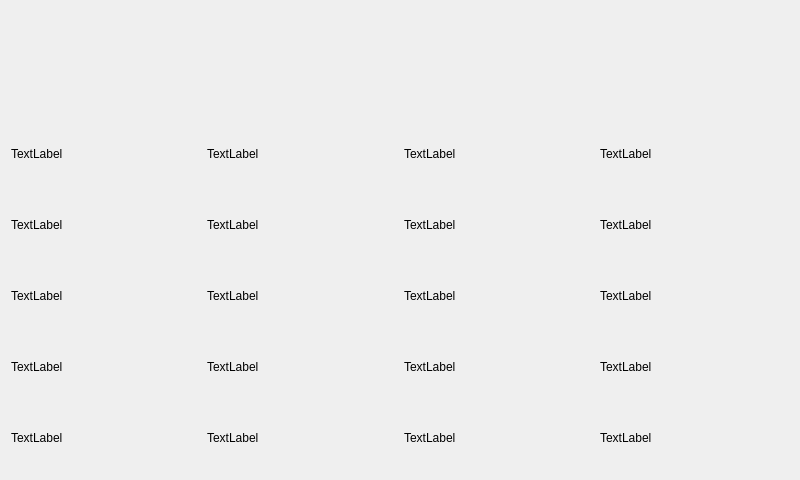
<?xml version="1.0" encoding="UTF-8"?>
<ui version="4.0">
 <class>MainWindow</class>
 <widget class="QMainWindow" name="MainWindow">
  <property name="geometry">
   <rect>
    <x>0</x>
    <y>0</y>
    <width>800</width>
    <height>480</height>
   </rect>
  </property>
  <property name="sizePolicy">
   <sizepolicy hsizetype="Fixed" vsizetype="Fixed">
    <horstretch>0</horstretch>
    <verstretch>0</verstretch>
   </sizepolicy>
  </property>
  <property name="minimumSize">
   <size>
    <width>800</width>
    <height>480</height>
   </size>
  </property>
  <property name="maximumSize">
   <size>
    <width>800</width>
    <height>480</height>
   </size>
  </property>
  <property name="windowTitle">
   <string>MainWindow</string>
  </property>
  <property name="styleSheet">
   <string notr="true">background-color: &quot;#fff&quot;</string>
  </property>
  <widget class="QWidget" name="centralWidget">
   <widget class="QWidget" name="">
    <property name="geometry">
     <rect>
      <x>0</x>
      <y>110</y>
      <width>801</width>
      <height>371</height>
     </rect>
    </property>
    <layout class="QHBoxLayout" name="horizontalLayout_2">
     <item>
      <layout class="QVBoxLayout" name="verticalLayout_2">
       <item>
        <widget class="QLabel" name="label_4">
         <property name="text">
          <string>TextLabel</string>
         </property>
        </widget>
       </item>
       <item>
        <widget class="QLabel" name="label">
         <property name="text">
          <string>TextLabel</string>
         </property>
        </widget>
       </item>
       <item>
        <widget class="QLabel" name="label_2">
         <property name="text">
          <string>TextLabel</string>
         </property>
        </widget>
       </item>
       <item>
        <widget class="QLabel" name="label_5">
         <property name="text">
          <string>TextLabel</string>
         </property>
        </widget>
       </item>
       <item>
        <widget class="QLabel" name="label_6">
         <property name="text">
          <string>TextLabel</string>
         </property>
        </widget>
       </item>
      </layout>
     </item>
     <item>
      <layout class="QVBoxLayout" name="verticalLayout_3">
       <item>
        <widget class="QLabel" name="label_7">
         <property name="text">
          <string>TextLabel</string>
         </property>
        </widget>
       </item>
       <item>
        <widget class="QLabel" name="label_8">
         <property name="text">
          <string>TextLabel</string>
         </property>
        </widget>
       </item>
       <item>
        <widget class="QLabel" name="label_3">
         <property name="text">
          <string>TextLabel</string>
         </property>
        </widget>
       </item>
       <item>
        <widget class="QLabel" name="label_16">
         <property name="text">
          <string>TextLabel</string>
         </property>
        </widget>
       </item>
       <item>
        <widget class="QLabel" name="label_9">
         <property name="text">
          <string>TextLabel</string>
         </property>
        </widget>
       </item>
      </layout>
     </item>
     <item>
      <layout class="QVBoxLayout" name="verticalLayout_4">
       <item>
        <widget class="QLabel" name="label_10">
         <property name="text">
          <string>TextLabel</string>
         </property>
        </widget>
       </item>
       <item>
        <widget class="QLabel" name="label_11">
         <property name="text">
          <string>TextLabel</string>
         </property>
        </widget>
       </item>
       <item>
        <widget class="QLabel" name="label_18">
         <property name="text">
          <string>TextLabel</string>
         </property>
        </widget>
       </item>
       <item>
        <widget class="QLabel" name="label_17">
         <property name="text">
          <string>TextLabel</string>
         </property>
        </widget>
       </item>
       <item>
        <widget class="QLabel" name="label_12">
         <property name="text">
          <string>TextLabel</string>
         </property>
        </widget>
       </item>
      </layout>
     </item>
     <item>
      <layout class="QVBoxLayout" name="verticalLayout_5">
       <item>
        <widget class="QLabel" name="label_13">
         <property name="text">
          <string>TextLabel</string>
         </property>
        </widget>
       </item>
       <item>
        <widget class="QLabel" name="label_14">
         <property name="text">
          <string>TextLabel</string>
         </property>
        </widget>
       </item>
       <item>
        <widget class="QLabel" name="label_19">
         <property name="text">
          <string>TextLabel</string>
         </property>
        </widget>
       </item>
       <item>
        <widget class="QLabel" name="label_20">
         <property name="text">
          <string>TextLabel</string>
         </property>
        </widget>
       </item>
       <item>
        <widget class="QLabel" name="label_15">
         <property name="text">
          <string>TextLabel</string>
         </property>
        </widget>
       </item>
      </layout>
     </item>
    </layout>
   </widget>
  </widget>
 </widget>
 <layoutdefault spacing="6" margin="11"/>
 <resources/>
 <connections/>
</ui>
